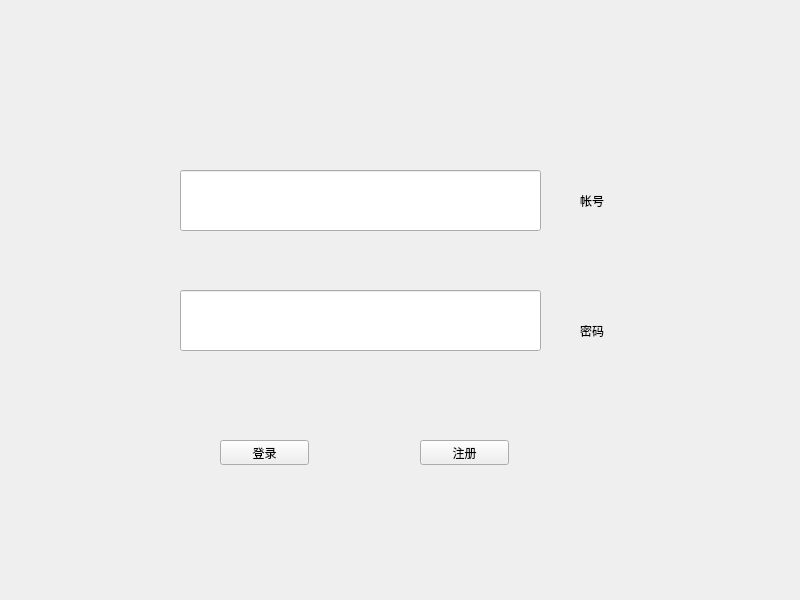
<?xml version="1.0" encoding="UTF-8"?>
<ui version="4.0">
 <class>Widget</class>
 <widget class="QWidget" name="Widget">
  <property name="geometry">
   <rect>
    <x>0</x>
    <y>0</y>
    <width>800</width>
    <height>600</height>
   </rect>
  </property>
  <property name="windowTitle">
   <string>Widget</string>
  </property>
  <widget class="QLineEdit" name="user_input">
   <property name="geometry">
    <rect>
     <x>180</x>
     <y>170</y>
     <width>361</width>
     <height>61</height>
    </rect>
   </property>
  </widget>
  <widget class="QLineEdit" name="password_input">
   <property name="geometry">
    <rect>
     <x>180</x>
     <y>290</y>
     <width>361</width>
     <height>61</height>
    </rect>
   </property>
  </widget>
  <widget class="QLabel" name="label">
   <property name="geometry">
    <rect>
     <x>580</x>
     <y>190</y>
     <width>31</width>
     <height>21</height>
    </rect>
   </property>
   <property name="text">
    <string>帐号</string>
   </property>
  </widget>
  <widget class="QLabel" name="label_2">
   <property name="geometry">
    <rect>
     <x>580</x>
     <y>310</y>
     <width>41</width>
     <height>41</height>
    </rect>
   </property>
   <property name="text">
    <string>密码</string>
   </property>
  </widget>
  <widget class="QPushButton" name="log_on">
   <property name="geometry">
    <rect>
     <x>220</x>
     <y>440</y>
     <width>89</width>
     <height>25</height>
    </rect>
   </property>
   <property name="text">
    <string>登录</string>
   </property>
  </widget>
  <widget class="QPushButton" name="sign_up">
   <property name="geometry">
    <rect>
     <x>420</x>
     <y>440</y>
     <width>89</width>
     <height>25</height>
    </rect>
   </property>
   <property name="text">
    <string>注册</string>
   </property>
  </widget>
 </widget>
 <resources/>
 <connections/>
</ui>
